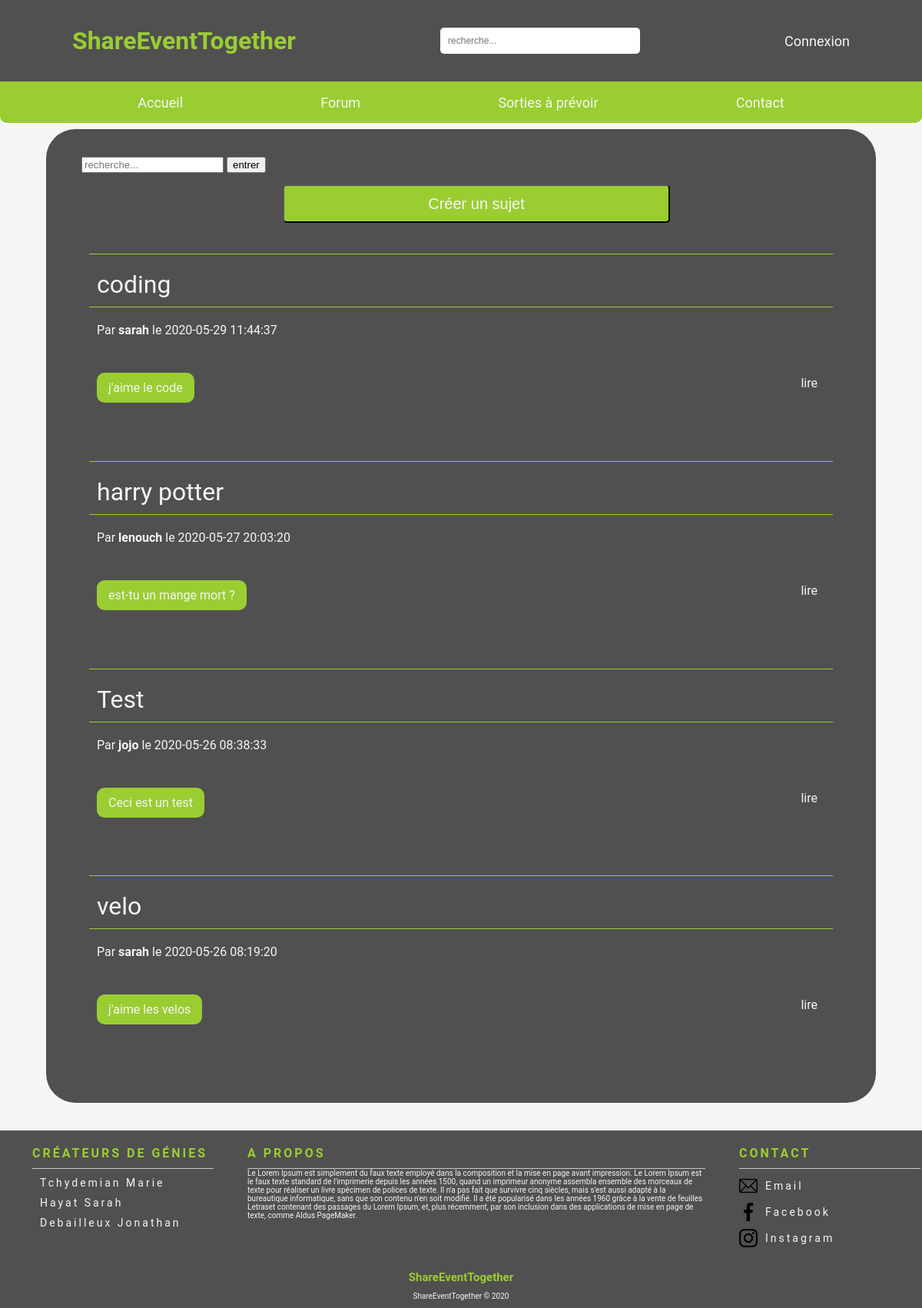
Page /php/minichat.php on the committed database.
### tables this page shows
CREATE TABLE `sujets_forum` (
  `id_sujet` int(11) NOT NULL,
  `nom_sujet` varchar(100) NOT NULL,
  `id_utilisateur` int(11) NOT NULL
);

CREATE TABLE `utilisateurs` (
  `id_utilisateur` int(11) NOT NULL,
  `prenom` varchar(100) NOT NULL,
  `nom` varchar(100) NOT NULL,
  `date_naissance` date NOT NULL,
  `adresse` varchar(250) NOT NULL,
  `code_postale` int(5) NOT NULL,
  `pays` varchar(100) NOT NULL,
  `telephone` int(10) NOT NULL,
  `mail` varchar(250) NOT NULL,
  `pseudo` varchar(100) NOT NULL,
  `mot_de_passe` varchar(255) NOT NULL,
  `type_utilisateur` varchar(50) NOT NULL,
  `ville` varchar(200) NOT NULL,
  `date_creation_utilisateur` datetime DEFAULT CURRENT_TIMESTAMP,
  `karma` decimal(4,2) DEFAULT '0.00'
);

### php/minichat.php (the view, shortened to what this page needs)
<?php
require('../controllers/bdd.php');
?>
<!DOCTYPE html>
<html lang="fr">
<head>
    <link rel="stylesheet" href="../assets/css/forum.css"/>
</head>
<div>
<?php
if (isset($_SESSION['username'])) {
    require("headerConnect.php");
} else {
    require("headerDisconnect.php");
}
?>
<div class="fond">
<form action="rechercheForum.php" method="get" >
    <input type="search" name="search_forum" placeholder="recherche...">
    <input type="submit" value="entrer">
</form>
<form method="post" action="../controllers/forum.php" id="form_forum">
    <input type="submit" id="button" value="Créer un sujet" class="button_sujet">
    <div class="reponse">
        <?php
        $reponse = $bdd->query("SELECT sj.nom_sujet, m.message, sj.id_sujet, u.pseudo,m.date_message FROM sujets_forum as sj
left join utilisateurs as u
on sj.id_utilisateur = u.id_utilisateur
left join messages as m
on sj.id_sujet = m.id_sujet
GROUP BY sj.id_sujet
ORDER BY `m`.`date_message` DESC LIMIT 10");
        while ($donnees = $reponse->fetch()) {
        echo '<div class="container_sujet">';
        echo '<div class="sujet">';
        echo $donnees['nom_sujet'];
        echo '</div>';
        echo '<div class="pseudo">';
        echo 'Par ' . '<b>' . $donnees['pseudo'] . '</b>' . ' le ' . $donnees['date_message'];
        echo '</div>';
        echo '<div class="contain_message">';
        echo '<p class="message">'.$donnees['message'].'</p>';
        ?>
        <div class="right_div"><a class="inputListOfEvent"
                                  href="page_forum.php?id_sujet= <?php echo $donnees['id_sujet']; ?>">lire</a>
        </div>
    </div>
    </div>
    <?php
    }
    ?>
    </div>
</form>
</div>
</body>
<?php
require("footer.php");
?>
</body>
</html>

### assets/css/forum.css (style rules this page uses)
.fond { display: flex; margin-left: 5%; margin-right: 5%; padding: 3%; background: #505050 !important; border-radius: 38px; top: 195px; }
.fond { display: flex; flex-direction: column; margin-left: 5%; margin-right: 5%; background : #505050 !important; border-radius: 38px; top: 195px; }
.fond div:not(.message) { padding: 20px 10px 10px 10px; }
.button_sujet { background-color: yellowgreen; color: whitesmoke; border-radius: 5px; cursor: pointer; margin: 0 0 0 40px; width: 50%; height: 50px; outline: 0; font-size: 20px; text-align: center; align-self: center; }
.container_sujet { padding: 2%; margin-bottom: 2%; }
.right_div { text-align: right; }
.contain_message { display: flex; justify-content: space-between; }
.sujet { font-size: 2rem; }
.right_div a { text-decoration: none; color: whitesmoke; }
.fond a { text-decoration: none; color: whitesmoke; }
input[type=search] { margin-bottom: 15px; margin-left: 10px; }
#form_forum { display: flex; flex-direction: column; }
.message { background: yellowgreen; border-radius: 10px; padding: 10px 15px; overflow-wrap: anywhere; width: fit-content; }
.sujet { border-top:solid yellowgreen 1px ; border-bottom:solid yellowgreen 1px ; }

### rows in the picture
sujets_forum: nom_sujet "coding", id_utilisateur.pseudo "sarah", date_message "2020-05-29 11:44:37", message "j'aime le code"
sujets_forum: nom_sujet "harry potter", id_utilisateur.pseudo "lenouch", date_message "2020-05-27 20:03:20", message "est-tu un mange mort ?"
sujets_forum: nom_sujet "Test", id_utilisateur.pseudo "jojo", date_message "2020-05-26 08:38:33", message "Ceci est un test"
sujets_forum: nom_sujet "velo", id_utilisateur.pseudo "sarah", date_message "2020-05-26 08:19:20", message "j'aime les velos"
